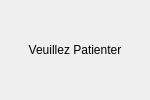
<?xml version="1.0" encoding="UTF-8"?>
<ui version="4.0">
 <class>Dialog</class>
 <widget class="QDialog" name="Dialog">
  <property name="geometry">
   <rect>
    <x>0</x>
    <y>0</y>
    <width>150</width>
    <height>100</height>
   </rect>
  </property>
  <property name="sizePolicy">
   <sizepolicy hsizetype="Fixed" vsizetype="Fixed">
    <horstretch>0</horstretch>
    <verstretch>0</verstretch>
   </sizepolicy>
  </property>
  <property name="windowTitle">
   <string>Dialog</string>
  </property>
  <widget class="QLabel" name="label">
   <property name="geometry">
    <rect>
     <x>0</x>
     <y>0</y>
     <width>150</width>
     <height>100</height>
    </rect>
   </property>
   <property name="text">
    <string notr="true">Veuillez Patienter</string>
   </property>
   <property name="alignment">
    <set>Qt::AlignCenter</set>
   </property>
  </widget>
 </widget>
 <resources/>
 <connections/>
</ui>
